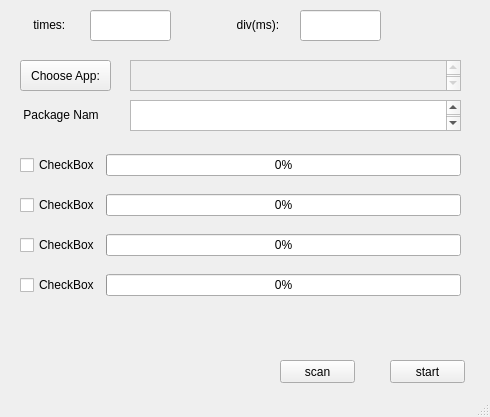
<?xml version="1.0" encoding="UTF-8"?>
<ui version="4.0">
 <class>MainWindow</class>
 <widget class="QMainWindow" name="MainWindow">
  <property name="geometry">
   <rect>
    <x>0</x>
    <y>0</y>
    <width>490</width>
    <height>417</height>
   </rect>
  </property>
  <property name="windowTitle">
   <string>MainWindow</string>
  </property>
  <widget class="QWidget" name="centralwidget">
   <widget class="QPushButton" name="btn_start">
    <property name="geometry">
     <rect>
      <x>390</x>
      <y>360</y>
      <width>75</width>
      <height>23</height>
     </rect>
    </property>
    <property name="text">
     <string>start</string>
    </property>
   </widget>
   <widget class="QPushButton" name="btn_app">
    <property name="enabled">
     <bool>true</bool>
    </property>
    <property name="geometry">
     <rect>
      <x>20</x>
      <y>60</y>
      <width>91</width>
      <height>31</height>
     </rect>
    </property>
    <property name="text">
     <string>Choose App:</string>
    </property>
   </widget>
   <widget class="QTextEdit" name="textEdit_apppath">
    <property name="enabled">
     <bool>false</bool>
    </property>
    <property name="geometry">
     <rect>
      <x>130</x>
      <y>60</y>
      <width>331</width>
      <height>31</height>
     </rect>
    </property>
    <property name="font">
     <font>
      <family>隶书</family>
      <pointsize>12</pointsize>
     </font>
    </property>
   </widget>
   <widget class="QLabel" name="text">
    <property name="geometry">
     <rect>
      <x>20</x>
      <y>100</y>
      <width>78</width>
      <height>29</height>
     </rect>
    </property>
    <property name="text">
     <string> Package Name:</string>
    </property>
   </widget>
   <widget class="QTextEdit" name="textEdit_packagename">
    <property name="geometry">
     <rect>
      <x>130</x>
      <y>100</y>
      <width>331</width>
      <height>31</height>
     </rect>
    </property>
    <property name="font">
     <font>
      <family>隶书</family>
      <pointsize>12</pointsize>
     </font>
    </property>
   </widget>
   <widget class="QLabel" name="label_2">
    <property name="geometry">
     <rect>
      <x>30</x>
      <y>10</y>
      <width>51</width>
      <height>29</height>
     </rect>
    </property>
    <property name="text">
     <string> times:    </string>
    </property>
   </widget>
   <widget class="QLabel" name="label">
    <property name="geometry">
     <rect>
      <x>230</x>
      <y>10</y>
      <width>81</width>
      <height>29</height>
     </rect>
    </property>
    <property name="text">
     <string>  div(ms):</string>
    </property>
   </widget>
   <widget class="QLineEdit" name="edit_times">
    <property name="geometry">
     <rect>
      <x>90</x>
      <y>10</y>
      <width>81</width>
      <height>31</height>
     </rect>
    </property>
    <property name="font">
     <font>
      <family>隶书</family>
      <pointsize>12</pointsize>
     </font>
    </property>
   </widget>
   <widget class="QLineEdit" name="edit_div">
    <property name="geometry">
     <rect>
      <x>300</x>
      <y>10</y>
      <width>81</width>
      <height>31</height>
     </rect>
    </property>
    <property name="font">
     <font>
      <family>隶书</family>
      <pointsize>12</pointsize>
      <weight>50</weight>
      <bold>false</bold>
     </font>
    </property>
   </widget>
   <widget class="QPushButton" name="btn_scan">
    <property name="geometry">
     <rect>
      <x>280</x>
      <y>360</y>
      <width>75</width>
      <height>23</height>
     </rect>
    </property>
    <property name="text">
     <string>scan</string>
    </property>
   </widget>
   <widget class="QWidget" name="horizontalLayoutWidget">
    <property name="geometry">
     <rect>
      <x>20</x>
      <y>150</y>
      <width>441</width>
      <height>31</height>
     </rect>
    </property>
    <layout class="QHBoxLayout" name="horizontalLayout">
     <item>
      <widget class="QCheckBox" name="device_checkbox0">
       <property name="text">
        <string>CheckBox</string>
       </property>
      </widget>
     </item>
     <item>
      <widget class="QProgressBar" name="device_progressBar0">
       <property name="value">
        <number>0</number>
       </property>
      </widget>
     </item>
    </layout>
   </widget>
   <widget class="QWidget" name="horizontalLayoutWidget_2">
    <property name="geometry">
     <rect>
      <x>20</x>
      <y>190</y>
      <width>441</width>
      <height>31</height>
     </rect>
    </property>
    <layout class="QHBoxLayout" name="horizontalLayout_2">
     <item>
      <widget class="QCheckBox" name="device_checkbox1">
       <property name="text">
        <string>CheckBox</string>
       </property>
      </widget>
     </item>
     <item>
      <widget class="QProgressBar" name="device_progressBar1">
       <property name="value">
        <number>0</number>
       </property>
      </widget>
     </item>
    </layout>
   </widget>
   <widget class="QWidget" name="horizontalLayoutWidget_3">
    <property name="geometry">
     <rect>
      <x>20</x>
      <y>230</y>
      <width>441</width>
      <height>31</height>
     </rect>
    </property>
    <layout class="QHBoxLayout" name="horizontalLayout_3">
     <item>
      <widget class="QCheckBox" name="device_checkbox2">
       <property name="text">
        <string>CheckBox</string>
       </property>
      </widget>
     </item>
     <item>
      <widget class="QProgressBar" name="device_progressBar2">
       <property name="value">
        <number>0</number>
       </property>
      </widget>
     </item>
    </layout>
   </widget>
   <widget class="QWidget" name="horizontalLayoutWidget_4">
    <property name="geometry">
     <rect>
      <x>20</x>
      <y>270</y>
      <width>441</width>
      <height>31</height>
     </rect>
    </property>
    <layout class="QHBoxLayout" name="horizontalLayout_4">
     <item>
      <widget class="QCheckBox" name="device_checkbox3">
       <property name="text">
        <string>CheckBox</string>
       </property>
      </widget>
     </item>
     <item>
      <widget class="QProgressBar" name="device_progressBar3">
       <property name="value">
        <number>0</number>
       </property>
      </widget>
     </item>
    </layout>
   </widget>
   <zorder>btn_start</zorder>
   <zorder>btn_app</zorder>
   <zorder>textEdit_apppath</zorder>
   <zorder>text</zorder>
   <zorder>textEdit_packagename</zorder>
   <zorder>label_2</zorder>
   <zorder>label</zorder>
   <zorder>edit_times</zorder>
   <zorder>edit_div</zorder>
   <zorder>btn_scan</zorder>
   <zorder>horizontalLayoutWidget</zorder>
   <zorder>horizontalLayoutWidget_2</zorder>
   <zorder>horizontalLayoutWidget_3</zorder>
   <zorder>horizontalLayoutWidget_4</zorder>
   <zorder>device_progressBar2</zorder>
  </widget>
  <widget class="QStatusBar" name="statusbar"/>
 </widget>
 <resources/>
 <connections/>
</ui>
